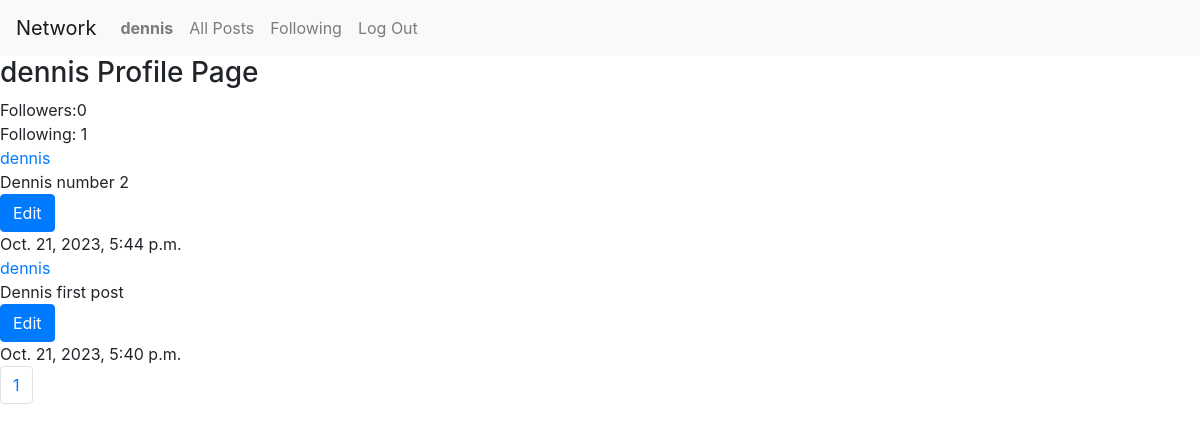
/profile/2 (signed in), run on an earlier commit of the app's database.
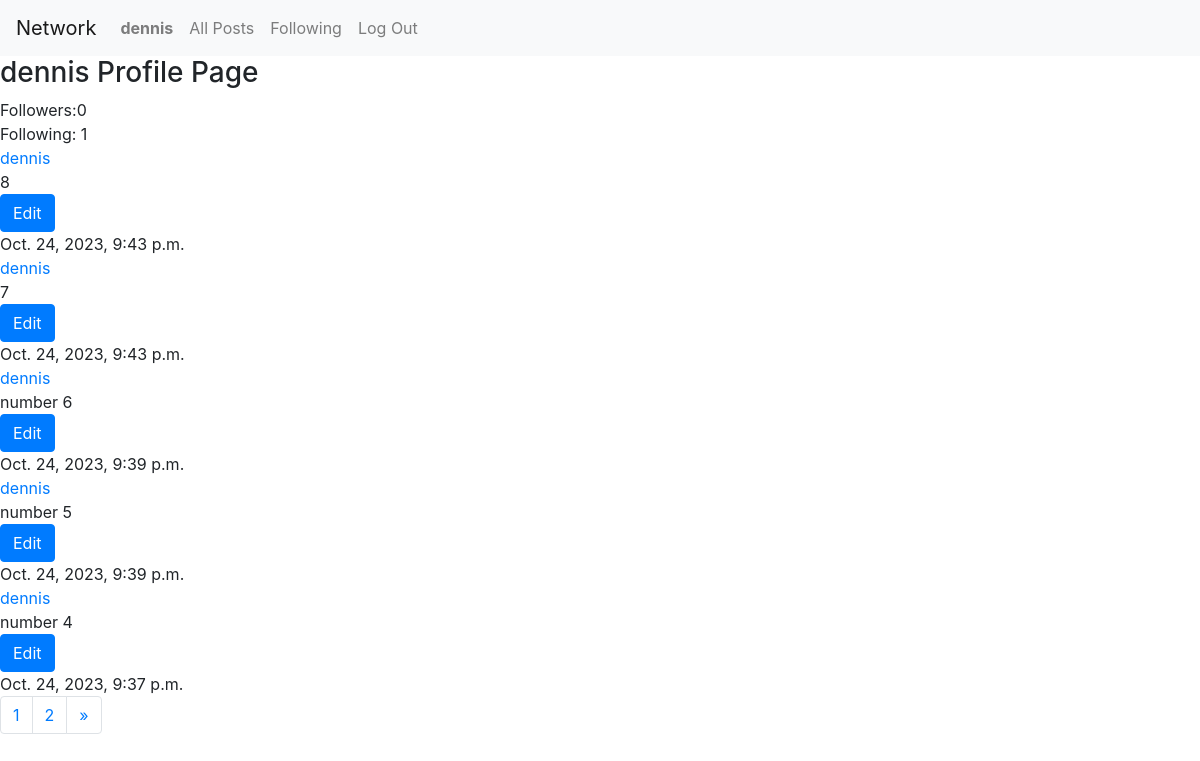
And on a later commit of the database.
### network/models.py (models this page shows, shortened)
class Post(models.Model):
    poster = models.ForeignKey(User, on_delete=models.CASCADE, related_name="post")
    content = models.TextField()
    timestamp = models.DateTimeField()

class User(AbstractUser):
    pass

### network/views.py (the view)
# urls.py: path("profile/<int:id>", views.profile, name="profile"),
def profile(request,id):
    user_profile = User.objects.get(id=id)
    followed = Follow.objects.filter(followed=user_profile, follower=request.user).exists()
    followers = Follow.objects.filter(followed=user_profile).count()
    following = Follow.objects.filter(follower=user_profile).count()
    post_list = Post.objects.filter(poster_id=id)
    post_list = post_list.order_by("-timestamp").all()
    paginator = Paginator(post_list,5)
    page_number = request.GET.get('page')
    post_list = paginator.get_page(page_number)
    context = {
        "user_profile":user_profile,
        "followed":followed,
        "followers":followers,
        "following":following,
        "post_list":post_list
    }
    return render(request, "network/profile.html",context)

### network/templates/network/profile.html (shortened to what this page needs)
{% extends "network/layout.html" %}
{% load static %}
{% block body %}
<h3>{{ user_profile.username }} Profile Page</h3>
<div>Followers:<span id="followers">{{ followers }}</span></div>
<div>Following: {{ following }}</div>
<div id="profile-page">
<div id="profile-posts" data-user_id="{{ user_profile.id }}">
    {% for post in post_list %}
    <div class="post">
        <a href="{% url 'profile' post.poster_id %}">{{ post.poster }}</a>
        <div id="{{ post.id }}-content">{{ post.content }}</div>
        {% if post.poster == request.user %}
          <button class="btn btn-primary edit-button" data-post_id="{{ post.id }}" type="button">Edit</button>
        {% endif %}
        <div>{{ post.timestamp }}</div>
    </div>
    {% endfor %}
</div>
</div>
<nav aria-label="Page navigation">
  <ul class="pagination">
  {% if post_list.paginator.num_pages <= 3 %}
      {% for page in post_list.paginator.page_range %}
          <li class="page-item"><a class="page-link" href="?page={{ page }}">{{ page }}</a></li>
      {% endfor %}
  {% endif %}
  {% if post_list.has_next %}
      <li class="page-item">
      <a class="page-link" href="?page={{ post_list.next_page_number }}" aria-label="Next">
        <span aria-hidden="true">&raquo;</span>
      </a>
    </li>
  {% endif %}
  </ul>
</nav>
{% endblock %}

What changed in the data, as far as the page shows it:
no longer on this page (row unchanged): Post: poster "dennis", content "Dennis number 2", timestamp "Oct. 21, 2023, 5:44 p.m."
no longer on this page (row unchanged): Post: poster "dennis", content "Dennis first post", timestamp "Oct. 21, 2023, 5:40 p.m."
added Post: poster "dennis", content "8", timestamp "Oct. 24, 2023, 9:43 p.m."
added Post: poster "dennis", content "7", timestamp "Oct. 24, 2023, 9:43 p.m."
added Post: poster "dennis", content "number 6", timestamp "Oct. 24, 2023, 9:39 p.m."
added Post: poster "dennis", content "number 5", timestamp "Oct. 24, 2023, 9:39 p.m."
added Post: poster "dennis", content "number 4", timestamp "Oct. 24, 2023, 9:37 p.m."
Also different on the page:
new list line: "2"
